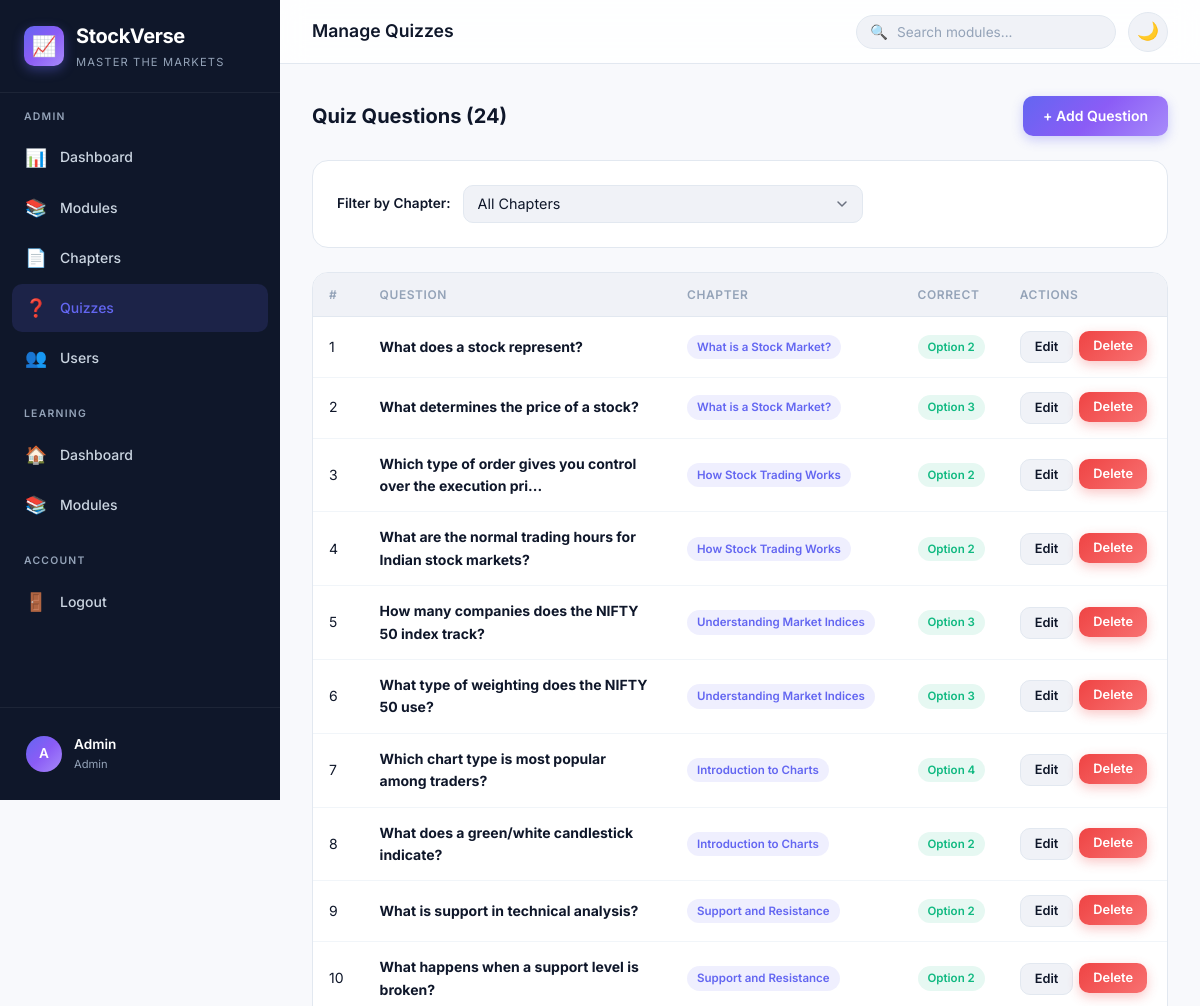
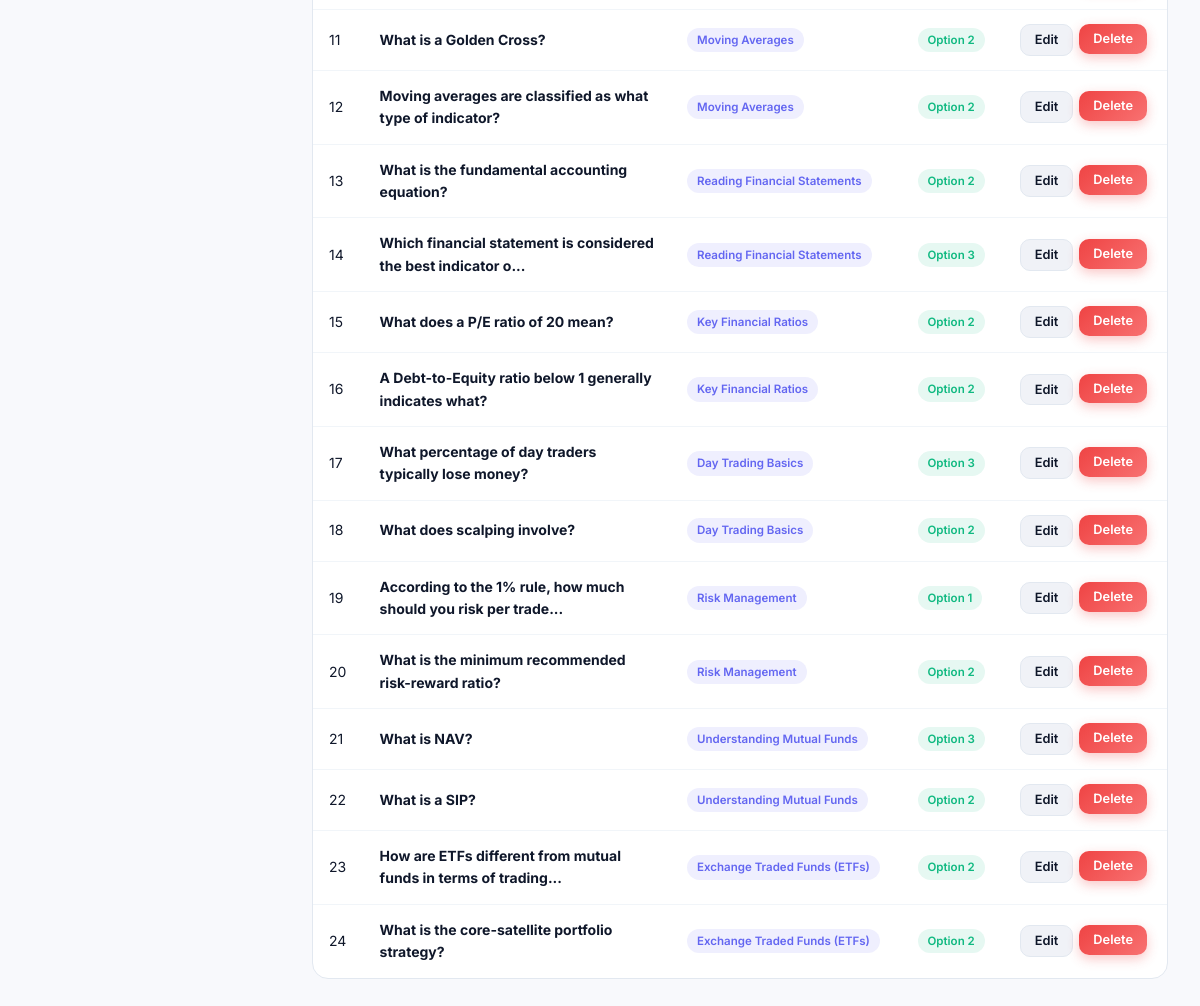
The app's page /admin/quizzes.php (signed in) with its own data (2 pictures, top to bottom).
### tables this page shows
CREATE TABLE IF NOT EXISTS quizzes (
    id INT AUTO_INCREMENT PRIMARY KEY,
    chapter_id INT NOT NULL,
    question TEXT NOT NULL,
    option1 VARCHAR(255) NOT NULL,
    option2 VARCHAR(255) NOT NULL,
    option3 VARCHAR(255) NOT NULL,
    option4 VARCHAR(255) NOT NULL,
    correct_answer TINYINT NOT NULL COMMENT '1-4',
    FOREIGN KEY (chapter_id) REFERENCES chapters(id) ON DELETE CASCADE
);

CREATE TABLE IF NOT EXISTS chapters (
    id INT AUTO_INCREMENT PRIMARY KEY,
    module_id INT NOT NULL,
    title VARCHAR(200) NOT NULL,
    content LONGTEXT,
    order_index INT DEFAULT 0,
    created_at TIMESTAMP DEFAULT CURRENT_TIMESTAMP,
    FOREIGN KEY (module_id) REFERENCES modules(id) ON DELETE CASCADE
);

### includes/auth.php (called while the page is built, shortened)
<?php
function e(?string $value): string {
    return htmlspecialchars($value ?? '', ENT_QUOTES, 'UTF-8');
}

### admin/quizzes.php (the view, shortened to what this page needs)
<?php
require_once INCLUDES_PATH . '/auth.php';
$db = getDB();
$filterChapter = isset($_GET['chapter_id']) ? (int)$_GET['chapter_id'] : 0;
if ($filterChapter > 0) {
    $stmt = $db->prepare('SELECT q.*, c.title as chapter_title FROM quizzes q JOIN chapters c ON c.id = q.chapter_id WHERE q.chapter_id = ? ORDER BY q.id');
    $stmt->execute([$filterChapter]);
} else {
    $stmt = $db->query('SELECT q.*, c.title as chapter_title FROM quizzes q JOIN chapters c ON c.id = q.chapter_id ORDER BY q.chapter_id, q.id');
}
$quizzes = $stmt->fetchAll();
require_once INCLUDES_PATH . '/header.php';
?>
<div class="section-header">
    <h2>Quiz Questions (<?= count($quizzes) ?>)</h2>
    <button class="btn btn-primary" data-modal-open="quizModal" onclick="document.getElementById('quizForm').reset();document.getElementById('quizFormAction').value='create';document.getElementById('quizFormId').value='';document.querySelector('#quizModal .modal-header h3').textContent='Add Question'">
        + Add Question
    </button>
</div>
<div class="card mb-24">
    <form method="GET" class="d-flex align-center gap-12">
        <label style="font-size:0.85rem;font-weight:600;white-space:nowrap">Filter by Chapter:</label>
        <select name="chapter_id" class="form-control" style="max-width:400px" onchange="this.form.submit()">
            <option value="0">All Chapters</option>
        </select>
    </form>
</div>
<?php if (empty($quizzes)): ?>
    <div class="empty-state">
        <div class="empty-icon">❓</div>
        <h3>No Quiz Questions</h3>
        <p>Add quiz questions to test your learners.</p>
    </div>
<?php else: ?>
<div class="table-container animate-slide-up">
    <table class="data-table">
        <thead><tr><th>#</th><th>Question</th><th>Chapter</th><th>Correct</th><th>Actions</th></tr></thead>
        <tbody>
            <?php foreach ($quizzes as $q): ?>
            <tr>
                <td><?= $q['id'] ?></td>
                <td style="max-width:300px"><strong><?= e(substr($q['question'], 0, 60)) ?><?= strlen($q['question']) > 60 ? '...' : '' ?></strong></td>
                <td><span class="badge badge-primary"><?= e($q['chapter_title']) ?></span></td>
                <td><span class="badge badge-success">Option <?= $q['correct_answer'] ?></span></td>
                <td>
                    <div class="actions">
                        <button class="btn btn-secondary btn-sm" onclick='openQuizEdit(<?= json_encode($q) ?>)'>Edit</button>
                        <form method="POST" style="display:inline" onsubmit="return confirm('Delete this question?')">
                            <button type="submit" class="btn btn-danger btn-sm">Delete</button>
                        </form>
                    </div>
                </td>
            </tr>
            <?php endforeach; ?>
        </tbody>
    </table>
</div>
<?php endif; ?>
<?php require_once INCLUDES_PATH . '/footer.php'; ?>

### assets/css/style.css (style rules this page uses)
:root { --bg-primary: #f8f9fc; --bg-secondary: #ffffff; --bg-tertiary: #f0f2f7; --bg-card: #ffffff; --bg-sidebar: #0f172a; --bg-sidebar-hover: #1e293b; --bg-sidebar-active: rgba(99,102,241,0.15); --text-primary: #0f172a; --text-secondary: #475569; --text-tertiary: #94a3b8; --text-sidebar: #cbd5e1; --text-sidebar-active: #fff; --text-link: #6366f1; --border-color: #e2e8f0; --border-light: #f1f5f9; --accent-primary: #6366f1; --accent-primary-hover: #5558e6; --accent-primary-light: rgba(99,102,241,0.1); --accent-secondary: #06b6d4; --accent-success: #10b981; --accent-success-light: rgba(16,185,129,0.1); --accent-warning: #f59e0b; --accent-warning-light: rgba(245,158,11,0.1); --accent-danger: #ef4444; --accent-danger-light: rgba(239,68,68,0.1); --gradient-primary: linear-gradient(135deg,#6366f1 0%,#8b5cf6 50%,#a78bfa 100%); --gradient-hero: linear-gradient(135deg,#0f172a 0%,#1e293b 50%,#334155 100%); --gradient-card-1: linear-gradient(135deg,#6366f1,#8b5cf6); --gradient-card-2: linear-gradient(135deg,#06b6d4,#22d3ee); --gradient-card-3: linear-gradient(135deg,#10b981,#34d399); --gradient-card-4: linear-gradient(135deg,#f59e0b,#fbbf24); --shadow-sm: 0 1px 2px rgba(0,0,0,0.04); --shadow-md: 0 4px 6px -1px rgba(0,0,0,0.07),0 2px 4px -2px rgba(0,0,0,0.05); --shadow-lg: 0 10px 15px -3px rgba(0,0,0,0.08),0 4px 6px -4px rgba(0,0,0,0.04); --shadow-xl: 0 20px 25px -5px rgba(0,0,0,0.08),0 8px 10px -6px rgba(0,0,0,0.04); --sidebar-width: 280px; --header-height: 64px; --radius-sm: 6px; --radius-md: 10px; --radius-lg: 16px; --radius-xl: 24px; --radius-full: 9999px; --transition-fast: 150ms ease; --transition-base: 250ms ease; --transition-slow: 350ms ease; }
*,*::before,*::after { margin:0;padding:0;box-sizing:border-box }
html { scroll-behavior:smooth;font-size:16px }
body { font-family:'Inter',-apple-system,system-ui,sans-serif;background:var(--bg-primary);color:var(--text-primary);line-height:1.6;-webkit-font-smoothing:antialiased;transition:background var(--transition-base),color var(--transition-base) }

### assets/css/components.css (style rules this page uses)
.section-header { display:flex;align-items:center;justify-content:space-between;margin-bottom:24px }
.section-header h2 { font-size:1.25rem;font-weight:700;color:var(--text-primary) }
.btn { display:inline-flex;align-items:center;justify-content:center;gap:8px;padding:10px 20px;border-radius:var(--radius-md);font-size:0.875rem;font-weight:600;font-family:'Inter',sans-serif;cursor:pointer;border:none;transition:all var(--transition-fast);text-decoration:none;line-height:1.4 }
.btn-primary { background:var(--gradient-primary);color:#fff;box-shadow:0 4px 12px rgba(99,102,241,0.3) }
.btn-secondary { background:var(--bg-tertiary);color:var(--text-primary);border:1px solid var(--border-color) }
.btn-danger { background:linear-gradient(135deg,#ef4444,#f87171);color:#fff;box-shadow:0 4px 12px rgba(239,68,68,0.3) }
.btn-sm { padding:6px 14px;font-size:0.8rem }
.form-control { width:100%;padding:10px 14px;background:var(--bg-tertiary);border:1px solid var(--border-color);border-radius:var(--radius-md);font-size:0.9rem;color:var(--text-primary);font-family:'Inter',sans-serif;transition:all var(--transition-fast) }
.form-control::placeholder { color:var(--text-tertiary) }
select.form-control { cursor:pointer;appearance:none;background-position:right 10px center;background-repeat:no-repeat;background-size:20px;padding-right:36px }
.table-container { background:var(--bg-card);border:1px solid var(--border-color);border-radius:var(--radius-lg);overflow:hidden }
.data-table { width:100%;border-collapse:collapse }
.data-table th { background:var(--bg-tertiary);padding:12px 16px;font-size:0.75rem;font-weight:600;text-transform:uppercase;letter-spacing:0.05em;color:var(--text-tertiary);text-align:left;border-bottom:1px solid var(--border-color) }
.data-table td { padding:14px 16px;font-size:0.875rem;color:var(--text-primary);border-bottom:1px solid var(--border-light) }
.data-table tr:last-child td { border-bottom:none }
.data-table .actions { display:flex;gap:6px }
.badge { display:inline-flex;align-items:center;padding:3px 10px;border-radius:var(--radius-full);font-size:0.72rem;font-weight:600 }
.badge-success { background:var(--accent-success-light);color:var(--accent-success) }
.badge-primary { background:var(--accent-primary-light);color:var(--accent-primary) }
.card { background:var(--bg-card);border:1px solid var(--border-color);border-radius:var(--radius-lg);padding:24px }

### records on screen
quizzes: id "1", question "What does a stock represent?", chapter.title "What is a Stock Market?", correct_answer "2"
quizzes: id "2", question "What determines the price of a stock?", chapter.title "What is a Stock Market?", correct_answer "3"
quizzes: id "3", question "Which type of order gives you control over the execution pri", chapter.title "How Stock Trading Works", correct_answer "2"
quizzes: id "4", question "What are the normal trading hours for Indian stock markets?", chapter.title "How Stock Trading Works", correct_answer "2"
quizzes: id "5", question "How many companies does the NIFTY 50 index track?", chapter.title "Understanding Market Indices", correct_answer "3"
quizzes: id "6", question "What type of weighting does the NIFTY 50 use?", chapter.title "Understanding Market Indices", correct_answer "3"
quizzes: id "7", question "Which chart type is most popular among traders?", chapter.title "Introduction to Charts", correct_answer "4"
quizzes: id "8", question "What does a green/white candlestick indicate?", chapter.title "Introduction to Charts", correct_answer "2"
quizzes: id "9", question "What is support in technical analysis?", chapter.title "Support and Resistance", correct_answer "2"
quizzes: id "10", question "What happens when a support level is broken?", chapter.title "Support and Resistance", correct_answer "2"
quizzes: id "11", question "What is a Golden Cross?", chapter.title "Moving Averages", correct_answer "2"
quizzes: id "12", question "Moving averages are classified as what type of indicator?", chapter.title "Moving Averages", correct_answer "2"
quizzes: id "13", question "What is the fundamental accounting equation?", chapter.title "Reading Financial Statements", correct_answer "2"
quizzes: id "14", question "Which financial statement is considered the best indicator o", chapter.title "Reading Financial Statements", correct_answer "3"
quizzes: id "15", question "What does a P/E ratio of 20 mean?", chapter.title "Key Financial Ratios", correct_answer "2"
quizzes: id "16", question "A Debt-to-Equity ratio below 1 generally indicates what?", chapter.title "Key Financial Ratios", correct_answer "2"
quizzes: id "17", question "What percentage of day traders typically lose money?", chapter.title "Day Trading Basics", correct_answer "3"
quizzes: id "18", question "What does scalping involve?", chapter.title "Day Trading Basics", correct_answer "2"
quizzes: id "19", question "According to the 1% rule, how much should you risk per trade", chapter.title "Risk Management", correct_answer "1"
quizzes: id "20", question "What is the minimum recommended risk-reward ratio?", chapter.title "Risk Management", correct_answer "2"
quizzes: id "21", question "What is NAV?", chapter.title "Understanding Mutual Funds", correct_answer "3"
quizzes: id "22", question "What is a SIP?", chapter.title "Understanding Mutual Funds", correct_answer "2"
quizzes: id "23", question "How are ETFs different from mutual funds in terms of trading", chapter.title "Exchange Traded Funds (ETFs)", correct_answer "2"
quizzes: id "24", question "What is the core-satellite portfolio strategy?", chapter.title "Exchange Traded Funds (ETFs)", correct_answer "2"

### other values on screen
APP_NAME "StockVerse"
APP_TAGLINE "MASTER THE MARKETS"
$initials "A"
$user['name'] "Admin"
$user['role'] "Admin"
$pageTitle "Manage Quizzes"
count($quizzes) "24"
